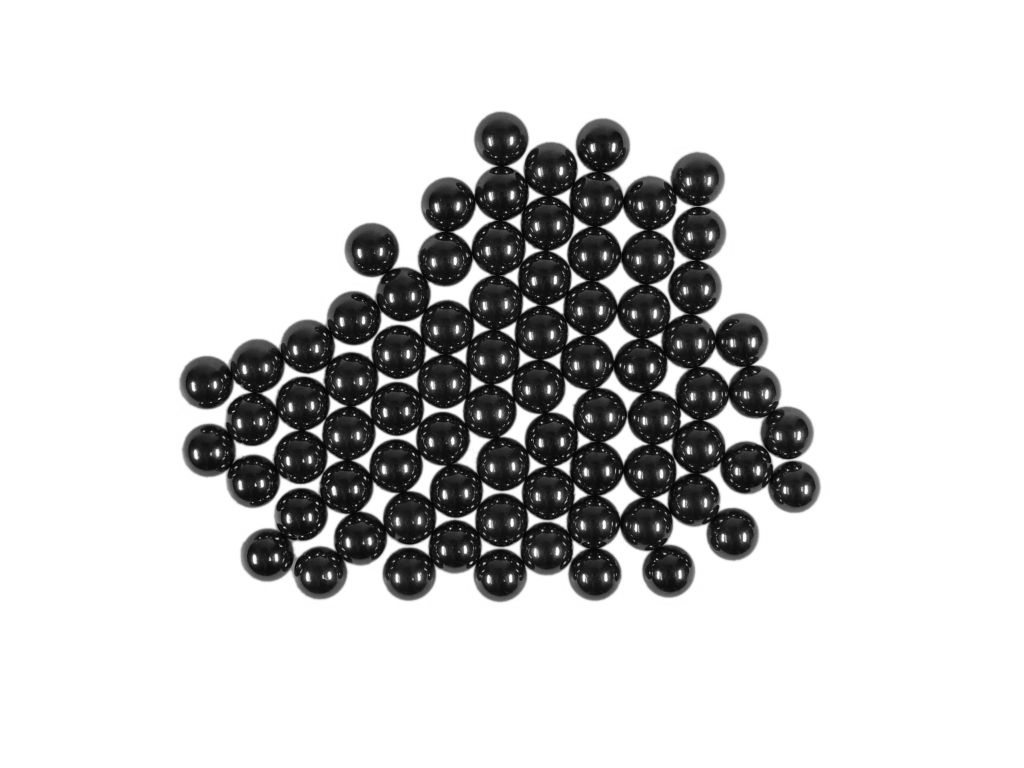
%> input picture ex/ex4/kugeln.png, 1024 x 768 px
$ octave Kugeln.m   (GNU Octave 9; MATLAB toolbox functions it lacks are replaced by stand-ins)
%> lines starting %> are read from the running program, lines starting %| are printed output that depends on the picture; in (x1, y1, x2, y2) boxes, pixels count from 0 and x2, y2 are one past the last pixel; in counts of white or black regions, pixels touching at a corner belong together; the program's own positions count from 1
clear 'all'
close 'all';

Cmap = colormap(jet);
Cmap(1,:) = 0;

%read image
Image = imread('kugeln.png');
%> Image is the input picture: size 768x1024 uint8; min 0, max 255, mean 208.1

%plot the image
figure(1);
subplot(2,2,1);
imshow(Image);
title('Original');

%apply threshold opertion
ImageThr = Image < 147;
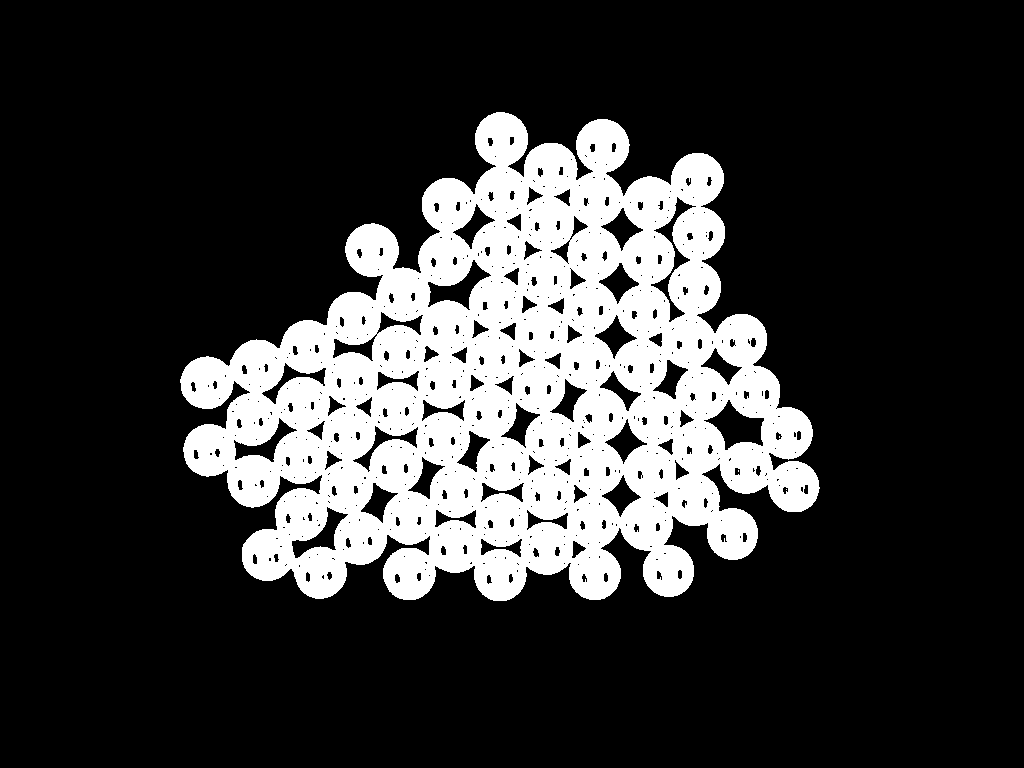
%> ImageThr: size 768x1024 logical; 21.4% white; 4 white regions (3 under 20 px), largest, box (x1, y1, x2, y2) and area: (180, 112, 820, 601) 167916

%plot
subplot(2,2,2);
imshow(ImageThr, [0 1]);
title('Threshold');

%define the structure element
StrucElem = ones(6);

%do a closure
ImageClose = imclose(ImageThr, StrucElem);
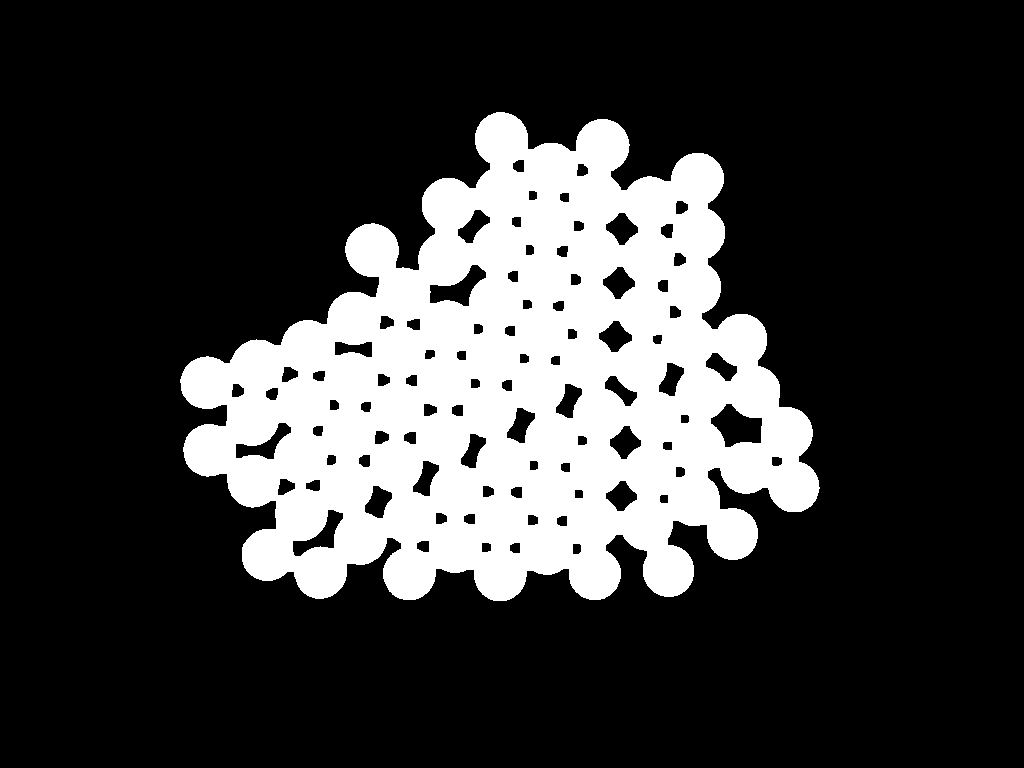
%> ImageClose: size 768x1024 logical; 22.7% white; 1 white region, box (x1, y1, x2, y2) and area: (180, 112, 820, 601) 178778

%plot
subplot(2,2,3);
imshow(ImageClose);
title('Closure');

StrucElem = strel('disk', 20, 0);
%do erosions
ImageErode = imerode(ImageClose, StrucElem);
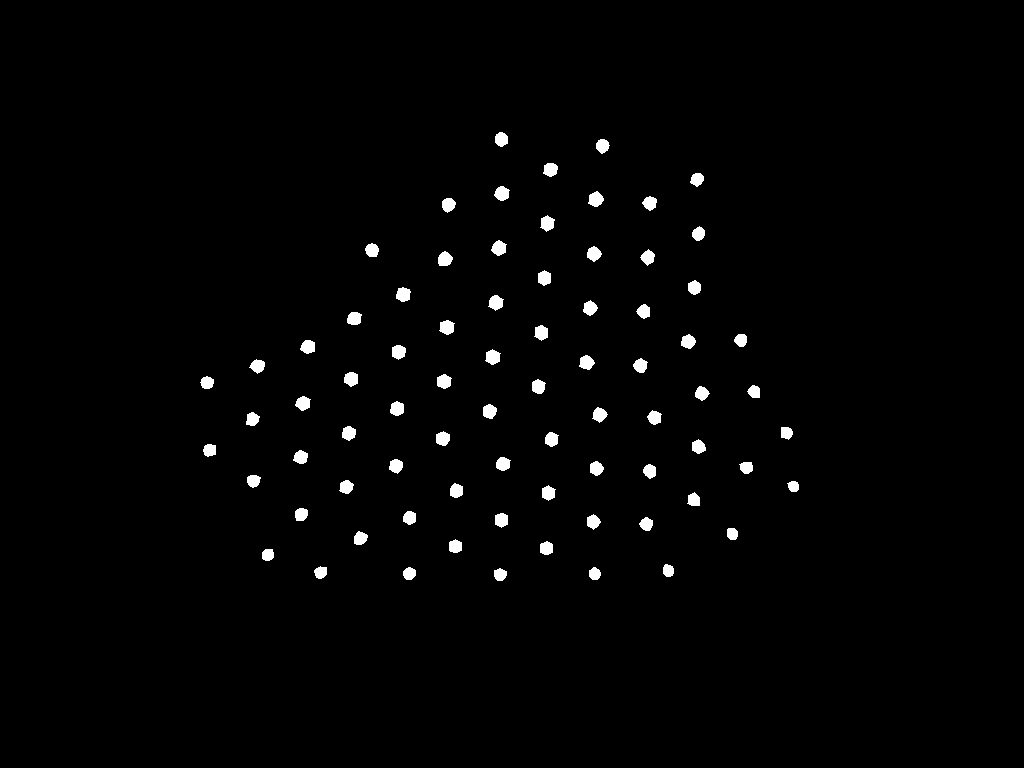
%> ImageErode: size 768x1024 logical; 1.5% white; 77 white regions, largest, box (x1, y1, x2, y2) and area: (588, 191, 604, 207) 176, (485, 349, 501, 365) 175, (439, 320, 455, 335) 173
%plot
subplot(2,2,4);
imshow(ImageErode);
title('Erosion');

[LImage Num] = bwlabel(ImageErode);
%> LImage: size 768x1024 double; 78 distinct labels, from 0 to 77
%> Num = 77

figure(2);
imshow(LImage, []);
title(strcat('found ', num2str(Num),' objects. '));
